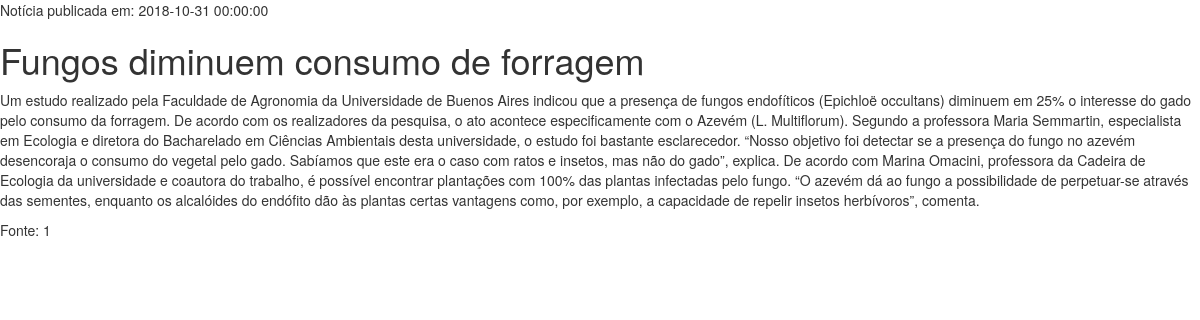
/select.php?id=2, run on the app's committed database.
### tables this page shows
CREATE TABLE `noticias` (
  `id` int(11) NOT NULL,
  `categoria` int(11) NOT NULL,
  `titulo` varchar(120) NOT NULL,
  `texto` text NOT NULL,
  `foto` varchar(40) DEFAULT NULL,
  `fonte` varchar(50) NOT NULL,
  `usuario` int(11) NOT NULL,
  `data_cadastro` datetime NOT NULL
);

### select.php (the view, shortened to what this page needs)
<?php
$id = $_GET['id'];
$sql = "SELECT * FROM noticias WHERE id = ".$id;
$resultado = mysql_query($sql);
$noticia = mysql_fetch_array($resultado);
?>
<!DOCTYPE html>
<html lang="pt-BR">
  <head>
    <link href="css/bootstrap.min.css" rel="stylesheet">
  </head>
  <body>
    <p>Notícia publicada em: <?php echo $noticia['data_cadastro'] ?></p>
    <h1><?php echo $noticia['titulo'] ?></h1>
    <p><?php echo $noticia['texto'] ?></p>
    <p>Fonte: <?php echo $noticia['fonte'] ?></p>
  </body>
</html>

### data on the page
noticias: data_cadastro "2018-10-31 00:00:00", titulo "Fungos diminuem consumo de forragem", texto "Um estudo realizado pela Faculdade de Agronomia da Universidade de Buenos Aires indicou que a presença de fungos endofíticos (Epichloë occultans) diminuem em 25% o interesse do gado pelo consumo da forragem. De acordo com os realizadores da pesquisa, o ato acontece especificamente com o Azevém (L. Multiflorum). Segundo a professora Maria Semmartin, especialista em Ecologia e diretora do Bacharelado em Ciências Ambientais desta universidade, o estudo foi bastante esclarecedor. “Nosso objetivo foi detectar se a presença do fungo no azevém desencoraja o consumo do vegetal pelo gado. Sabíamos que este era o caso com ratos e insetos, mas não do gado”, explica. De acordo com Marina Omacini,…", fonte "1"
